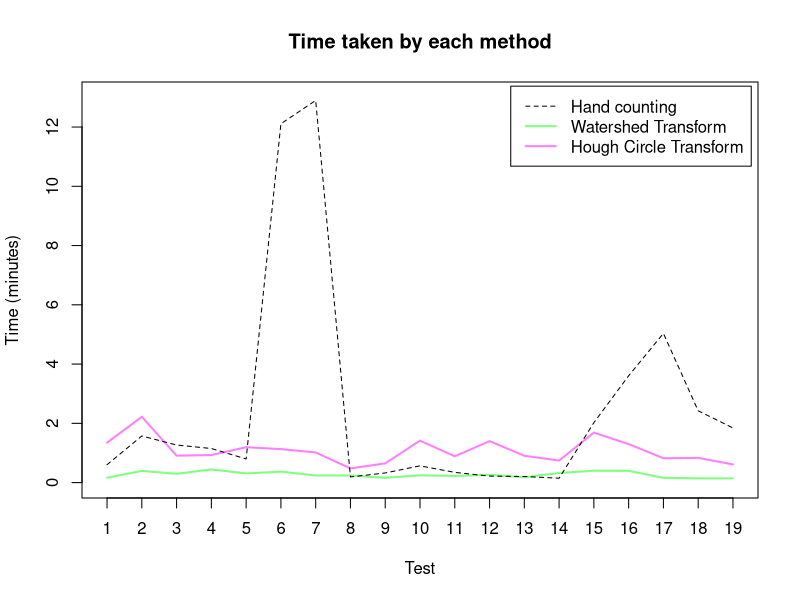
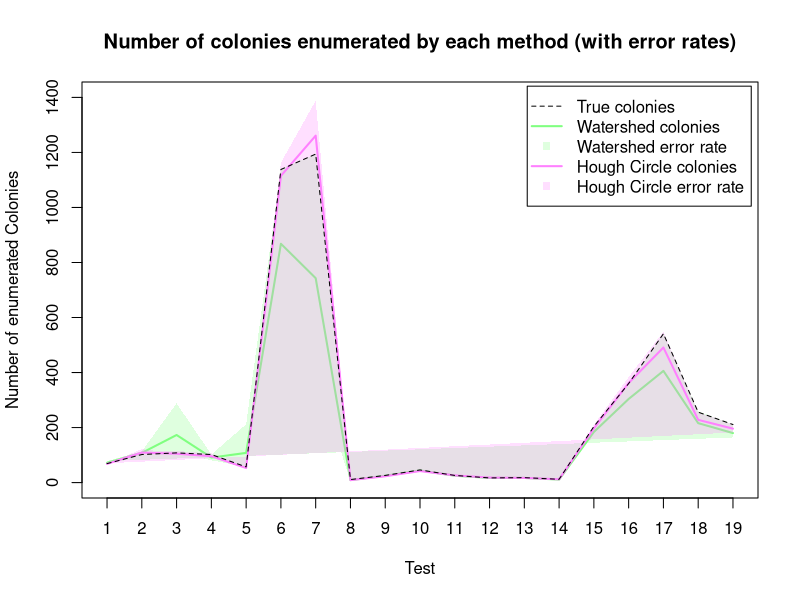

R code for these plots, in order:
# Load data from .csv files
hand <- read.csv("data_HQ_LQ_hand.csv", header = T)
HQHough <- read.csv("data_HQ_hough.csv", header = T)
HQwater <- read.csv("data_HQ_water.csv", header = T)

# X range to use for plotting
x <- seq(1:19)

# Convert from seconds to MM:SS.MS format
convert_time <- function(sec) {
  
  min <- 0
  
  while ((sec - 60) >= 0) {
    min = min + 1
    sec = sec - 60
  }
  if ((sec < 10) && (min < 10)) {
    output = sprintf("0%d:0%.2f", min, sec)
  } else if (min < 10) {
    output = sprintf("0%d:%.2f", min, sec)
  } else if (sec < 10) {
    output = sprintf("%d:0%.2f", min, sec)
  }
  
  return(output)
}

# Get accuracy data for Hough Circle method
houghMean <- c(convert_time(mean(HQHough$Time)), sprintf("%.2f", mean(HQHough$Colonies) / mean(hand$Colonies)), sprintf("%.2f", mean(HQHough$FalsePos)), sprintf("%.2f", mean(HQHough$FalseNeg)))
houghMin <- c(convert_time(min(HQHough$Time)), sprintf("%.2f", min(HQHough$Colonies) / min(hand$Colonies)), min(HQHough$FalsePos), min(HQHough$FalseNeg))
houghMax <- c(convert_time(max(HQHough$Time)), sprintf("%.2f", max(HQHough$Colonies) / max(hand$Colonies)), max(HQHough$FalsePos), max(HQHough$FalseNeg))
houghData <- matrix(c(houghMean, houghMin, houghMax), nrow = 3, byrow = TRUE, dimnames = list(c("Mean", "Min", "Max"), c("time", "Accuracy", "FPR", "FNR")))

# Get accuracy data for Watershed method
waterMean <- c(convert_time(mean(HQwater$Time)), sprintf("%.2f", mean(HQwater$Colonies) / mean(hand$Colonies)), sprintf("%.2f", mean(HQwater$FalsePos)), sprintf("%.2f", mean(HQwater$FalseNeg)))
waterMin <- c(convert_time(min(HQwater$Time)), sprintf("%.2f", min(HQwater$Colonies) / min(hand$Colonies)), min(HQwater$FalsePos), min(HQwater$FalseNeg))
waterMax <- c(convert_time(max(HQwater$Time)), sprintf("%.2f", max(HQwater$Colonies) / max(hand$Colonies)), max(HQwater$FalsePos), max(HQwater$FalseNeg))
waterData <- matrix(c(waterMean, waterMin, waterMax), nrow = 3, byrow = TRUE, dimnames = list(c("Mean", "Min", "Max"), c("time", "Accuracy", "FPR", "FNR")))

# Display outputs
houghData
waterData


# Plot the time taken (in minutes) by each method
# 1. Open png file
png("images/time_taken.png", width = 1000, height = 562.5)

# 2. Create the plot
plot(x, HQwater$Time/60, xaxt="n", type = "l", lwd = 2, col = rgb(0.5, 1, 0.5, 1), ylim = c(0,13), main = "Time taken by each method", xlab = "Test", ylab = "Time (minutes)")
axis(1, at = x)
lines(x, HQHough$Time/60, lwd = 2, col = rgb(1, 0.5, 1, 1))
lines(x, hand$Time/60, lwd = 1, lty = 2, col = rgb(0, 0, 0, 1))
legend("topright", inset = 0.01, col = c(rgb(0, 0, 0, 1), rgb(0.5, 1, 0.5, 1), rgb(1, 0.5, 1, 1)), lwd = c(1, 2, 2), lty = c(2, 1, 1), legend = c("Hand counting", "Watershed Transform", "Hough Circle Transform"))

# 3. Close the file
dev.off()


# Plot the error ranges and total number of colonies found by each method
# 1. Open png file
png("images/error_rates.png", width = 1000, height = 562.5)

# 2. Create the plot
plot(x, HQwater$Colonies, xaxt="n", type = "l", lwd = 2, xlim = c(1,19), ylim = c(0, 1400), col = rgb(0.5, 1, 0.5, 1), main = "Number of colonies enumerated by each method (with error rates)", xlab = "Test", ylab = "Number of enumerated Colonies")
axis(1, at = x)
# plot water error rate
upperBoundry = HQwater$Colonies + (abs(hand$Colonies - HQwater$Colonies) + HQwater$FalsePos)
lowerBoundry = HQwater$Colonies - (abs(hand$Colonies - HQwater$Colonies) - HQwater$FalseNeg)
polygon(c(x, x, min(x), min(x), max(x), max(x)), c(upperBoundry, lowerBoundry, upperBoundry[1], lowerBoundry[1], upperBoundry[19], lowerBoundry[19]), col = rgb(0.5, 1, 0.5, 0.25), border = NA)

# plot hough error rate
upperBoundry = HQHough$Colonies + (abs(hand$Colonies - HQHough$Colonies) + HQHough$FalsePos)
lowerBoundry = HQHough$Colonies - (abs(hand$Colonies - HQHough$Colonies) - HQHough$FalseNeg)
polygon(c(x, x, min(x), min(x), max(x), max(x)), c(upperBoundry, lowerBoundry, upperBoundry[1], lowerBoundry[1], upperBoundry[19], lowerBoundry[19]), col = rgb(1, 0.5, 1, 0.25), border = NA)
lines(x, HQHough$Colonies, lwd = 2, col = rgb(1, 0.5, 1, 1))

lines(x, hand$Colonies, lwd = 1, lty = 2, col = rgb(0, 0, 0, 1))

legend("topright", inset = 0.01, col = c(rgb(0, 0, 0, 1), rgb(0.5, 1, 0.5, 1), rgb(0.5, 1, 0.5, 0.25), rgb(1, 0.5, 1, 1), rgb(1, 0.5, 1, 0.25)), lwd = c(1, 2, NA, 2, NA), lty = c(2, 1, NA, 1, NA), pch = c(NA, NA, 15, NA, 15), legend = c("True colonies", "Watershed colonies", "Watershed error rate", "Hough Circle colonies", "Hough Circle error rate"))

# 3. Close the file
dev.off()
